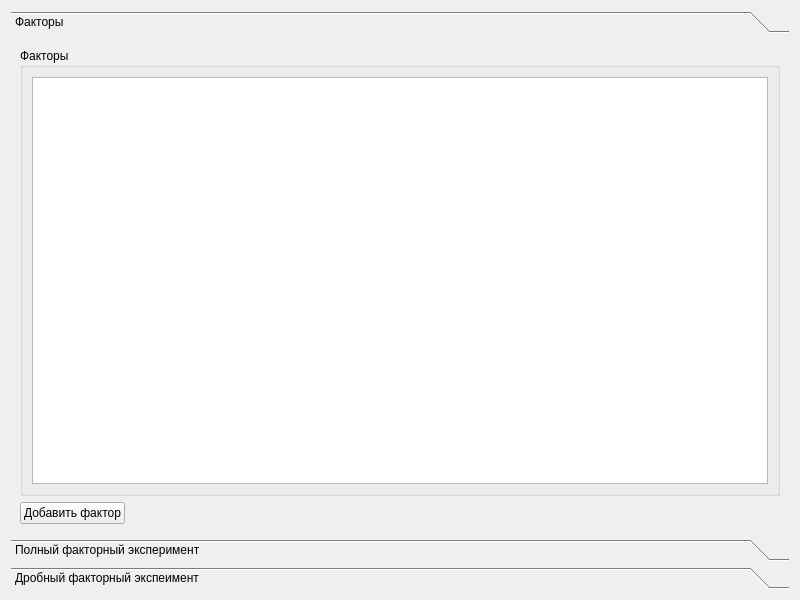
<?xml version="1.0" encoding="UTF-8"?>
<ui version="4.0">
 <class>Form</class>
 <widget class="QWidget" name="Form">
  <property name="geometry">
   <rect>
    <x>0</x>
    <y>0</y>
    <width>800</width>
    <height>600</height>
   </rect>
  </property>
  <property name="minimumSize">
   <size>
    <width>800</width>
    <height>600</height>
   </size>
  </property>
  <property name="maximumSize">
   <size>
    <width>800</width>
    <height>600</height>
   </size>
  </property>
  <property name="windowTitle">
   <string>Лабораторная работа 1. Фаизов А.Ф. МО-410</string>
  </property>
  <layout class="QGridLayout" name="gridLayout">
   <item row="0" column="0">
    <widget class="QToolBox" name="toolBox">
     <property name="currentIndex">
      <number>0</number>
     </property>
     <widget class="QWidget" name="page_3">
      <attribute name="label">
       <string>Факторы</string>
      </attribute>
      <layout class="QGridLayout" name="gridLayout_7">
       <item row="0" column="0">
        <widget class="QGroupBox" name="groupBox">
         <property name="title">
          <string>Факторы</string>
         </property>
         <layout class="QGridLayout" name="gridLayout_2">
          <item row="0" column="0">
           <widget class="QTableView" name="factors_tv"/>
          </item>
         </layout>
        </widget>
       </item>
       <item row="1" column="0">
        <layout class="QHBoxLayout" name="horizontalLayout">
         <item>
          <widget class="QPushButton" name="add_factor_btn">
           <property name="text">
            <string>Добавить фактор</string>
           </property>
          </widget>
         </item>
         <item>
          <spacer name="horizontalSpacer">
           <property name="orientation">
            <enum>Qt::Horizontal</enum>
           </property>
           <property name="sizeHint" stdset="0">
            <size>
             <width>40</width>
             <height>20</height>
            </size>
           </property>
          </spacer>
         </item>
        </layout>
       </item>
      </layout>
     </widget>
     <widget class="QWidget" name="page">
      <property name="geometry">
       <rect>
        <x>0</x>
        <y>0</y>
        <width>294</width>
        <height>243</height>
       </rect>
      </property>
      <attribute name="label">
       <string>Полный факторный эксперимент</string>
      </attribute>
      <layout class="QGridLayout" name="gridLayout_3">
       <item row="0" column="0">
        <widget class="QGroupBox" name="groupBox_2">
         <property name="title">
          <string>Матрица эксперимента</string>
         </property>
         <layout class="QGridLayout" name="gridLayout_4">
          <item row="0" column="0">
           <widget class="QTableView" name="ffe_tv"/>
          </item>
         </layout>
        </widget>
       </item>
      </layout>
     </widget>
     <widget class="QWidget" name="page_2">
      <property name="geometry">
       <rect>
        <x>0</x>
        <y>0</y>
        <width>782</width>
        <height>501</height>
       </rect>
      </property>
      <attribute name="label">
       <string>Дробный факторный экспеимент</string>
      </attribute>
      <layout class="QGridLayout" name="gridLayout_6">
       <item row="0" column="0">
        <widget class="QGroupBox" name="groupBox_4">
         <property name="title">
          <string>Парметры</string>
         </property>
         <layout class="QHBoxLayout" name="horizontalLayout_2">
          <item>
           <widget class="QLabel" name="label">
            <property name="text">
             <string>p</string>
            </property>
           </widget>
          </item>
          <item>
           <widget class="QSpinBox" name="p_sb"/>
          </item>
          <item>
           <spacer name="horizontalSpacer_2">
            <property name="orientation">
             <enum>Qt::Horizontal</enum>
            </property>
            <property name="sizeHint" stdset="0">
             <size>
              <width>40</width>
              <height>20</height>
             </size>
            </property>
           </spacer>
          </item>
         </layout>
        </widget>
       </item>
       <item row="1" column="0">
        <widget class="QGroupBox" name="groupBox_3">
         <property name="title">
          <string>Матрица эксперимента</string>
         </property>
         <layout class="QGridLayout" name="gridLayout_5">
          <item row="0" column="0">
           <widget class="QTableView" name="pfe_tv"/>
          </item>
         </layout>
        </widget>
       </item>
      </layout>
     </widget>
    </widget>
   </item>
  </layout>
 </widget>
 <resources/>
 <connections/>
</ui>
